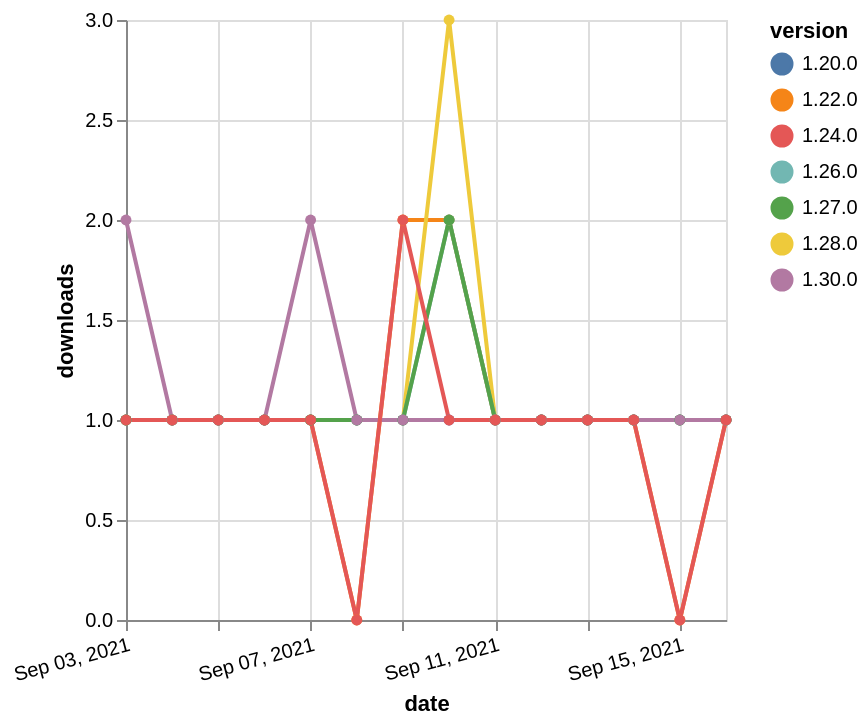

Source (Vega-Lite JSON):
### Vega-Lite specification from a JSON file in a GitHub repository (floating-point values rounded to 4 significant figures)
{"$schema": "https://vega.github.io/schema/vega-lite/v5.json", "description": "A simple bar chart with embedded data.", "data": {"values": [{"date": "2021-09-03", "total": 297, "delta": 1, "version": "1.22.0"}, {"date": "2021-09-04", "total": 298, "delta": 1, "version": "1.22.0"}, {"date": "2021-09-05", "total": 299, "delta": 1, "version": "1.22.0"}, {"date": "2021-09-06", "total": 300, "delta": 1, "version": "1.22.0"}, {"date": "2021-09-07", "total": 301, "delta": 1, "version": "1.22.0"}, {"date": "2021-09-08", "total": 301, "delta": 0, "version": "1.22.0"}, {"date": "2021-09-09", "total": 303, "delta": 2, "version": "1.22.0"}, {"date": "2021-09-10", "total": 305, "delta": 2, "version": "1.22.0"}, {"date": "2021-09-11", "total": 306, "delta": 1, "version": "1.22.0"}, {"date": "2021-09-12", "total": 307, "delta": 1, "version": "1.22.0"}, {"date": "2021-09-13", "total": 308, "delta": 1, "version": "1.22.0"}, {"date": "2021-09-14", "total": 309, "delta": 1, "version": "1.22.0"}, {"date": "2021-09-15", "total": 309, "delta": 0, "version": "1.22.0"}, {"date": "2021-09-16", "total": 310, "delta": 1, "version": "1.22.0"}, {"date": "2021-09-03", "total": 168, "delta": 1, "version": "1.28.0"}, {"date": "2021-09-04", "total": 169, "delta": 1, "version": "1.28.0"}, {"date": "2021-09-05", "total": 170, "delta": 1, "version": "1.28.0"}, {"date": "2021-09-06", "total": 171, "delta": 1, "version": "1.28.0"}, {"date": "2021-09-07", "total": 172, "delta": 1, "version": "1.28.0"}, {"date": "2021-09-08", "total": 173, "delta": 1, "version": "1.28.0"}, {"date": "2021-09-09", "total": 174, "delta": 1, "version": "1.28.0"}, {"date": "2021-09-10", "total": 177, "delta": 3, "version": "1.28.0"}, {"date": "2021-09-11", "total": 178, "delta": 1, "version": "1.28.0"}, {"date": "2021-09-12", "total": 179, "delta": 1, "version": "1.28.0"}, {"date": "2021-09-13", "total": 180, "delta": 1, "version": "1.28.0"}, {"date": "2021-09-14", "total": 181, "delta": 1, "version": "1.28.0"}, {"date": "2021-09-15", "total": 182, "delta": 1, "version": "1.28.0"}, {"date": "2021-09-16", "total": 183, "delta": 1, "version": "1.28.0"}, {"date": "2021-09-03", "total": 148, "delta": 1, "version": "1.26.0"}, {"date": "2021-09-04", "total": 149, "delta": 1, "version": "1.26.0"}, {"date": "2021-09-05", "total": 150, "delta": 1, "version": "1.26.0"}, {"date": "2021-09-06", "total": 151, "delta": 1, "version": "1.26.0"}, {"date": "2021-09-07", "total": 152, "delta": 1, "version": "1.26.0"}, {"date": "2021-09-08", "total": 153, "delta": 1, "version": "1.26.0"}, {"date": "2021-09-09", "total": 154, "delta": 1, "version": "1.26.0"}, {"date": "2021-09-10", "total": 156, "delta": 2, "version": "1.26.0"}, {"date": "2021-09-11", "total": 157, "delta": 1, "version": "1.26.0"}, {"date": "2021-09-12", "total": 158, "delta": 1, "version": "1.26.0"}, {"date": "2021-09-13", "total": 159, "delta": 1, "version": "1.26.0"}, {"date": "2021-09-14", "total": 160, "delta": 1, "version": "1.26.0"}, {"date": "2021-09-15", "total": 161, "delta": 1, "version": "1.26.0"}, {"date": "2021-09-16", "total": 162, "delta": 1, "version": "1.26.0"}, {"date": "2021-09-03", "total": 221, "delta": 1, "version": "1.20.0"}, {"date": "2021-09-04", "total": 222, "delta": 1, "version": "1.20.0"}, {"date": "2021-09-05", "total": 223, "delta": 1, "version": "1.20.0"}, {"date": "2021-09-06", "total": 224, "delta": 1, "version": "1.20.0"}, {"date": "2021-09-07", "total": 225, "delta": 1, "version": "1.20.0"}, {"date": "2021-09-08", "total": 226, "delta": 1, "version": "1.20.0"}, {"date": "2021-09-09", "total": 227, "delta": 1, "version": "1.20.0"}, {"date": "2021-09-10", "total": 228, "delta": 1, "version": "1.20.0"}, {"date": "2021-09-11", "total": 229, "delta": 1, "version": "1.20.0"}, {"date": "2021-09-12", "total": 230, "delta": 1, "version": "1.20.0"}, {"date": "2021-09-13", "total": 231, "delta": 1, "version": "1.20.0"}, {"date": "2021-09-14", "total": 232, "delta": 1, "version": "1.20.0"}, {"date": "2021-09-15", "total": 233, "delta": 1, "version": "1.20.0"}, {"date": "2021-09-16", "total": 234, "delta": 1, "version": "1.20.0"}, {"date": "2021-09-03", "total": 138, "delta": 1, "version": "1.27.0"}, {"date": "2021-09-04", "total": 139, "delta": 1, "version": "1.27.0"}, {"date": "2021-09-05", "total": 140, "delta": 1, "version": "1.27.0"}, {"date": "2021-09-06", "total": 141, "delta": 1, "version": "1.27.0"}, {"date": "2021-09-07", "total": 142, "delta": 1, "version": "1.27.0"}, {"date": "2021-09-08", "total": 143, "delta": 1, "version": "1.27.0"}, {"date": "2021-09-09", "total": 144, "delta": 1, "version": "1.27.0"}, {"date": "2021-09-10", "total": 146, "delta": 2, "version": "1.27.0"}, {"date": "2021-09-11", "total": 147, "delta": 1, "version": "1.27.0"}, {"date": "2021-09-12", "total": 148, "delta": 1, "version": "1.27.0"}, {"date": "2021-09-13", "total": 149, "delta": 1, "version": "1.27.0"}, {"date": "2021-09-14", "total": 150, "delta": 1, "version": "1.27.0"}, {"date": "2021-09-15", "total": 151, "delta": 1, "version": "1.27.0"}, {"date": "2021-09-16", "total": 152, "delta": 1, "version": "1.27.0"}, {"date": "2021-09-03", "total": 113, "delta": 2, "version": "1.30.0"}, {"date": "2021-09-04", "total": 114, "delta": 1, "version": "1.30.0"}, {"date": "2021-09-05", "total": 115, "delta": 1, "version": "1.30.0"}, {"date": "2021-09-06", "total": 116, "delta": 1, "version": "1.30.0"}, {"date": "2021-09-07", "total": 118, "delta": 2, "version": "1.30.0"}, {"date": "2021-09-08", "total": 119, "delta": 1, "version": "1.30.0"}, {"date": "2021-09-09", "total": 120, "delta": 1, "version": "1.30.0"}, {"date": "2021-09-10", "total": 121, "delta": 1, "version": "1.30.0"}, {"date": "2021-09-11", "total": 122, "delta": 1, "version": "1.30.0"}, {"date": "2021-09-12", "total": 123, "delta": 1, "version": "1.30.0"}, {"date": "2021-09-13", "total": 124, "delta": 1, "version": "1.30.0"}, {"date": "2021-09-14", "total": 125, "delta": 1, "version": "1.30.0"}, {"date": "2021-09-15", "total": 126, "delta": 1, "version": "1.30.0"}, {"date": "2021-09-16", "total": 127, "delta": 1, "version": "1.30.0"}, {"date": "2021-09-03", "total": 176, "delta": 1, "version": "1.24.0"}, {"date": "2021-09-04", "total": 177, "delta": 1, "version": "1.24.0"}, {"date": "2021-09-05", "total": 178, "delta": 1, "version": "1.24.0"}, {"date": "2021-09-06", "total": 179, "delta": 1, "version": "1.24.0"}, {"date": "2021-09-07", "total": 180, "delta": 1, "version": "1.24.0"}, {"date": "2021-09-08", "total": 180, "delta": 0, "version": "1.24.0"}, {"date": "2021-09-09", "total": 182, "delta": 2, "version": "1.24.0"}, {"date": "2021-09-10", "total": 183, "delta": 1, "version": "1.24.0"}, {"date": "2021-09-11", "total": 184, "delta": 1, "version": "1.24.0"}, {"date": "2021-09-12", "total": 185, "delta": 1, "version": "1.24.0"}, {"date": "2021-09-13", "total": 186, "delta": 1, "version": "1.24.0"}, {"date": "2021-09-14", "total": 187, "delta": 1, "version": "1.24.0"}, {"date": "2021-09-15", "total": 187, "delta": 0, "version": "1.24.0"}, {"date": "2021-09-16", "total": 188, "delta": 1, "version": "1.24.0"}]}, "width": "container", "mark": {"type": "line", "point": {"filled": true}}, "encoding": {"x": {"field": "date", "type": "temporal", "timeUnit": "yearmonthdate", "title": "date", "axis": {"labelAngle": -15}}, "y": {"field": "delta", "type": "quantitative", "title": "downloads"}, "color": {"field": "version", "type": "nominal"}, "tooltip": {"field": "delta"}}}
